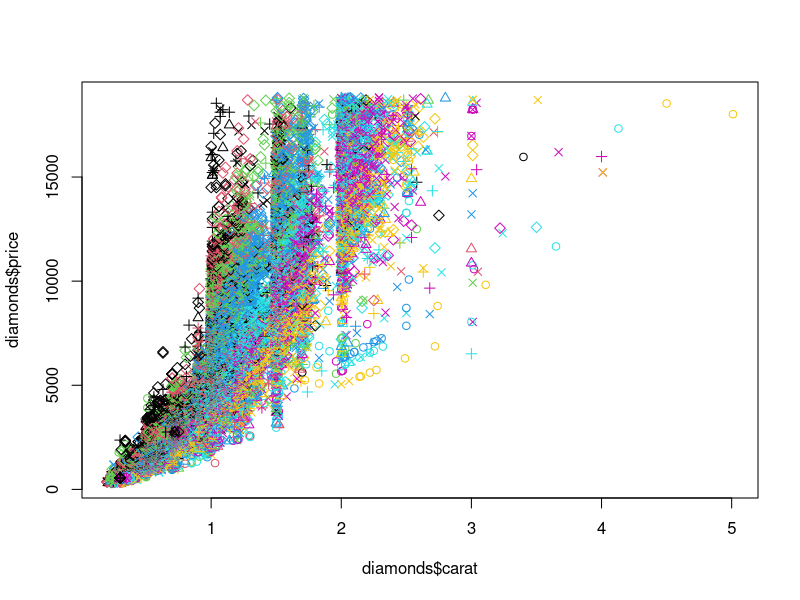
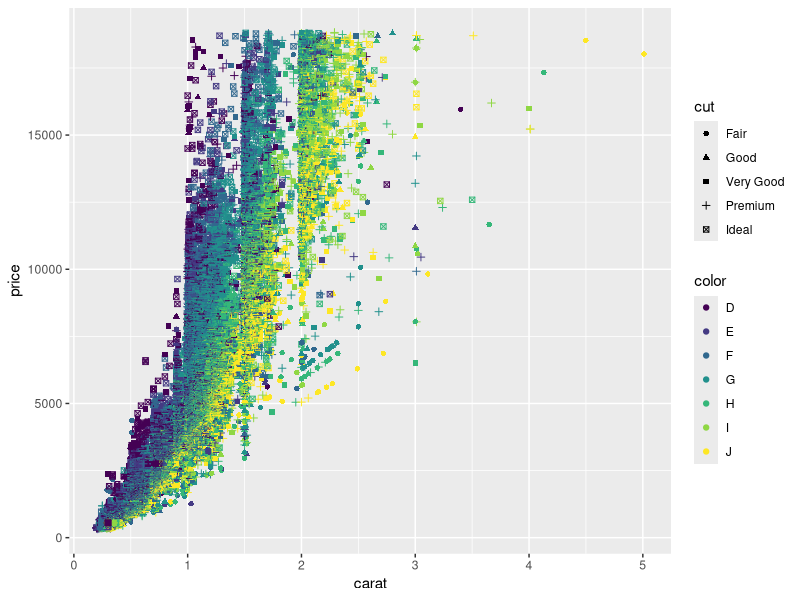

Generate these figures, in order, with R:

##############R BLOGGERS###################################

################ For LOOP#############################

for (year in 2010:2015)
  print(paste("The year is", year))


#Using Next Let's have a look at a more mathematical example. Suppose you need to 
#print all uneven numbers between 1 and 10 but
#even numbers should not be printed. In that case your loop would look like this:

for (i in 1:10) {
  if (!i %% 2){
    next
  }
  print(i)
}
#When i is between 1 and 10 we enter the loop and if not the loop stops. In case we enter the loop, we need to check 
#if the value of i is uneven. If the value of i has a remainder of zero when divided by 2 (that's why we use the
#modulus operand %%) we don't enter the if statement, execute the print function and loop back. In case the remainder
#is non zero, the if statement evaluates to TRUE and we enter the conditional. Here we now see the next statement
#which causes to loop back to the i in 1:10 condition thereby ignoring the the instructions that follows (so the print(i)).



##################gg PLOT########################################
library(ggplot2)
data(diamonds)

############## basic plotting
plot(diamonds$carat, diamonds$price, col = diamonds$color,
     pch = as.numeric(diamonds$cut))

############ggplot2
ggplot(diamonds, aes(carat, price, col = color, shape = cut)) +
  geom_point()


#########################Using apply, sapply, lapply in R
#create data
m <- matrix(data=cbind(rnorm(30, 0), rnorm(30, 2), rnorm(30, 5)), nrow=30, ncol=3)

#Description: "Returns a vector or array or list of values obtained by applying
#a function to margins of an array or matrix."




# find mean of all rows
apply(m, 1, mean)
#find mean of all coloumns
apply(m, 1, mean)
# count of all negative numbers in each row
apply(m, 1, function(x) length(x[x<0]))

# count of all negative numbers in each coloumn
apply(m, 2, function(x) length(x[x<0]))

apply(m, 2, function(x) is.matrix(x))
apply(m, 2, is.vector)

############Using sapply and lapply
#passing a set of index values.#Here we will use sapply, which works on a list or vector of data. 
sapply(1:3, function(x) x^2) #givess vector output
lapply(1:3, function(x) x^2) # gives list output
sapply(1:3, function(x, y) mean(y[,x]), y=m)

# create a list with 2 elements
l <- list(a = 1:10, b = 11:20)
# the mean of the values in each element
lapply(l, mean)
# the sum of the values in each element
lapply(l, sum)

#sapply
#Description: "sapply is a user-friendly version of lapply by default returning a vector or matrix if appropriate."
#That simply means that if lapply would have returned a list with elements $a and $b, sapply will return either a 
#vector, with elements [['a']] and [['b']], or a matrix with column names "a" and "b". Returning to our previous 
#simple example:


#by-Description: "Function 'by' is an object-oriented wrapper for 'tapply' applied to data frames."
#The by function is a little more complex than that. Read a little further and the documentation tells you that 
#"a data frame is split by row into data frames subsetted by the values of one or more factors, and function 'FUN'
#is applied to each subset in turn." So, we use this one where factors are involved.
attach(iris)
head(iris)
# get the mean of the first 4 variables, by species
by(iris[, 1:4], Species, mean)


###############################replicate
##Description: "replicate is a wrapper for the common use of sapply for repeated evaluation of an expression
#(which will usually involve random number generation)."##The replicate function is very useful. Give it two
#mandatory arguments: the number of replications and the function to replicate; a third optional argument, 
#simplify = T, tries to simplify the result to a vector or matrix. An example - let's simulate 10 normal 
#distributions, each with 10 observations
replicate(10, rnorm(10))



#tapply
attach(iris)
#Usage is "tapply(X, INDEX, FUN = NULL, ., simplify = TRUE)", 
#where X is "an atomic object, typically a vector" and INDEX is "a list of factors, each of same length as X".

# mean petal length by species
tapply(iris$Petal.Length, Species, mean)




